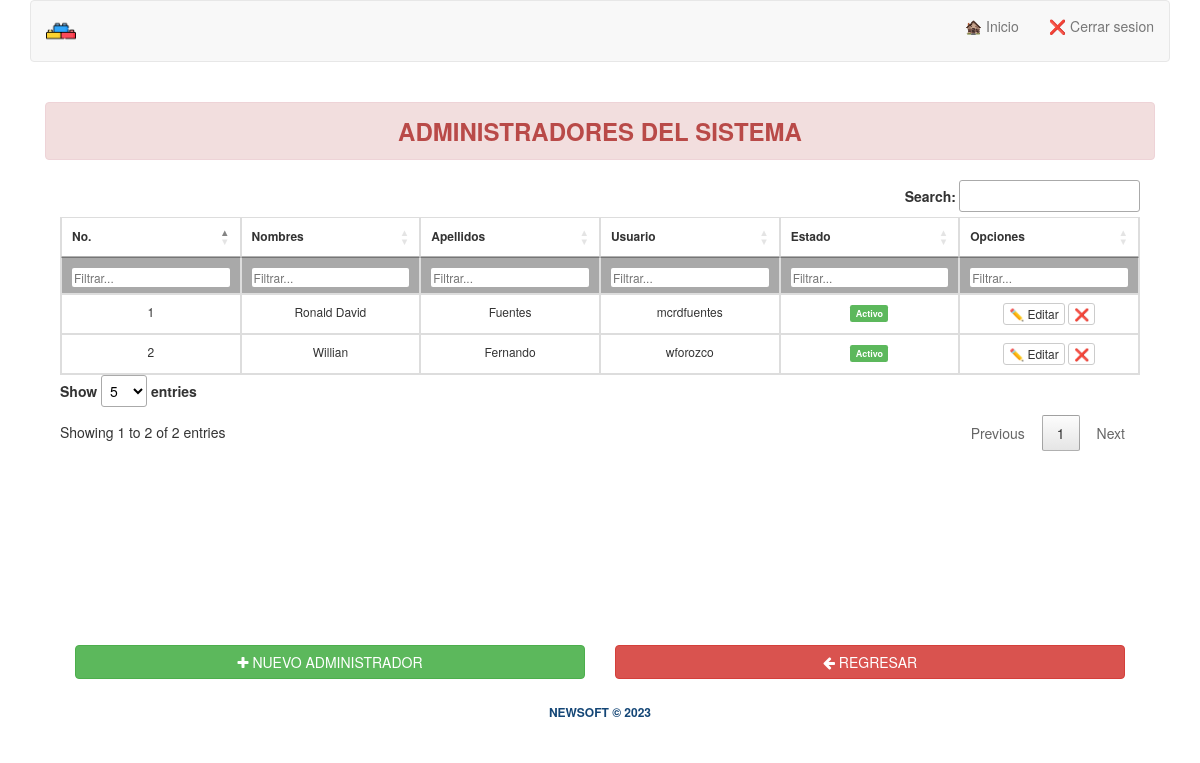
/?view=register_admin&adm=all (signed in), run on the app's committed database.
### tables this page shows
CREATE TABLE `administrador` (
  `id` int(11) NOT NULL,
  `nombres` varchar(150) NOT NULL,
  `apellidos` varchar(150) NOT NULL,
  `email` varchar(150) NOT NULL,
  `usuario` varchar(50) NOT NULL,
  `password` varchar(100) NOT NULL,
  `admin` int(1) NOT NULL,
  `olvido_pass_iden` varchar(32) DEFAULT NULL,
  `estado` int(1) NOT NULL DEFAULT 1,
  `created_by` varchar(150) NOT NULL,
  `created` datetime NOT NULL
);

### core/controller/Module.php (called while the page is built)
<?php
class Module {
	public static function loadLayout(){
		include "core/app/layouts/layout.php";
	}
}
?>

### core/controller/Lb.php (called while the page is built, shortened)
<?php
class Lb {
	public function start(){
		include "core/app/init.php";
	}
}
?>

### index.php (called while the page is built, shortened)
<?php
$lb = new Lb();
$lb->start();
?>

### core/controller/Executor.php (called while the page is built, shortened)
<?php
class Executor {
	public static function doit($sql){
		$con = Database::getCon();
		return array($con->query($sql),$con->insert_id);
	}
}
?>

### core/app/model/AdminData.php (called while the page is built, shortened)
<?php
class AdminData {
	public static $tablename = "administrador";
	public function __construct(){
		$this->estado = "1";
	}
	public static function getById($id){
		 $sql = "select * from ".self::$tablename." where id=$id";
		$query = Executor::doit($sql);
		return Model::one($query[0],new AdminData());
	}
	public static function getAll(){
		 $sql = "select * from ".self::$tablename;
		$query = Executor::doit($sql);
		return Model::many($query[0],new AdminData());
	}
}

### core/controller/Model.php (called while the page is built, shortened)
<?php
class Model {
	public static function many($query,$aclass){
		$cnt = 0;
		$array = array();
		while($r = $query->fetch_array()){
			$array[$cnt] = new $aclass;
			$cnt2=1;
			foreach ($r as $key => $v) {
				if($cnt2>0 && $cnt2%2==0){
					$array[$cnt]->$key = $v;
				}
				$cnt2++;
			}
			$cnt++;
		}
		return $array;
	}
}
?>

### core/app/view/register_admin-view.php (the view, shortened to what this page needs)
<?php if (isset($_GET["adm"]) && $_GET["adm"] == "all") :
    $admin = AdminData::getById($_SESSION["admin_id"]);
    $admins = AdminData::getAll();
?>
    <div class="container text-center">
        <div class="row">
            <div class="col-md-12">
                <h3>
                    <p class="alert alert-danger"><strong>ADMINISTRADORES DEL SISTEMA</strong></p>
                </h3>
                <?php if (count($admins) > 0) : ?>
                    <div class="col-md-12" style="height: 450px; overflow: auto">
                        <table class="table table-bordered" id="mytable" cellspacing="0" style="font-size: 12px;">
                            <thead>
                                <tr>
                                    <th>No.</th>
                                    <th>Nombres</th>
                                    <th>Apellidos</th>
                                    <th>Usuario</th>
                                    <th>Estado</th>
                                    <th>Opciones</th>
                                </tr>
                            </thead>
                            <tfoot>
                                <tr>
                                    <th></th>
                                    <th></th>
                                    <th></th>
                                    <th></th>
                                    <th></th>
                                    <th></th>
                                </tr>
                            </tfoot>
                            <tbody>
                                <?php foreach ($admins as $adm) : ?>
                                    <tr>
                                        <td><?php echo 1 + $cont++; ?></td>
                                        <td><?php echo $adm->nombres; ?></td>
                                        <td><?php echo $adm->apellidos; ?></td>
                                        <td><?php echo $adm->usuario; ?></td>
                                        <td>
                                            <?php if ($adm->estado == 1) : ?>
                                                <span class="label label-success">Activo</span>
                                            <?php else : ?>
                                                <span class="label label-danger">Inactivo</span>
                                            <?php endif ?>
                                        </td>
                                        <td>
                                            <a href="./?view=register_admin&adm=edit&id=<?php echo $adm->id; ?>" class="btn btn-xs btn-default">✏️ Editar</a>
                                            <a href="./?action=admin&adm=delete&id=<?php echo $adm->id; ?>" class="btn btn-xs btn-default">❌</a>
                                        </td>
                                    </tr>
                                <?php endforeach; ?>
                            </tbody>
                        </table>
                    </div>
                <?php
                else : ?>
                    <br>
                    <p class="alert alert-danger"><strong>NO SE ENCONTRARON REGISTROS</strong></p>
                <?php endif; ?>
                <div class="col-md-12">
                    <div class="form-group">
                        <div class="col-md-6">
                            <a href="./?view=register_admin&adm=register" class="btn btn-success btn-block"><i class="fa fa-plus"></i> NUEVO ADMINISTRADOR</a>
                        </div>
                    </div>
                    <div class="form-group">
                        <div class="col-md-6">
                            <a href="./?view=welcome" class="btn btn-danger btn-block"><i class="fa fa-arrow-left"></i> REGRESAR</a>
                        </div>
                    </div>
                </div>
            </div>
        </div>
    </div>
<?php endif; ?>

### core/app/layouts/layout.php (style rules this page uses)
#mytable tfoot { display: table-header-group !important; background-color: darkgray; }

### data on the page
administrador: cont "1", nombres "Ronald David", apellidos "Fuentes", usuario "mcrdfuentes", estado "Activo"
administrador: cont "2", nombres "Willian", apellidos "Fernando", usuario "wforozco", estado "Activo"
